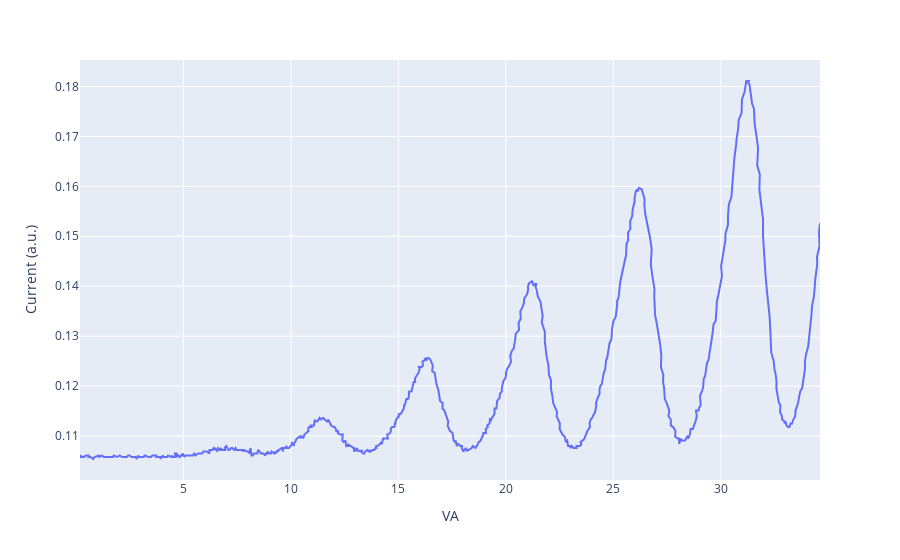

The notebook cell this image was saved under:
### Code cell
fig2

### Figure 1 — Plotly figure (JSON) as saved in the notebook; plotly's stock layout.template omitted (floating-point values rounded to 4 significant figures; data arrays with more than 128 entries replaced by an {"elided": "..."} marker saying what was removed)
{"data": [{"hovertemplate": "VA=%{x}<br>Current (a.u.)=%{y}<extra></extra>", "legendgroup": "", "line": {"color": "#636efa", "dash": "solid"}, "marker": {"symbol": "circle"}, "mode": "lines", "name": "", "orientation": "v", "showlegend": false, "type": "scatter", "x": {"elided": "653 float values"}, "xaxis": "x", "y": {"elided": "653 float values"}, "yaxis": "y"}], "layout": {"legend": {"tracegroupgap": 0}, "margin": {"t": 60}, "xaxis": {"anchor": "y", "domain": [0, 1], "title": {"text": "VA"}}, "yaxis": {"anchor": "x", "domain": [0, 1], "title": {"text": "Current (a.u.)"}}}}
